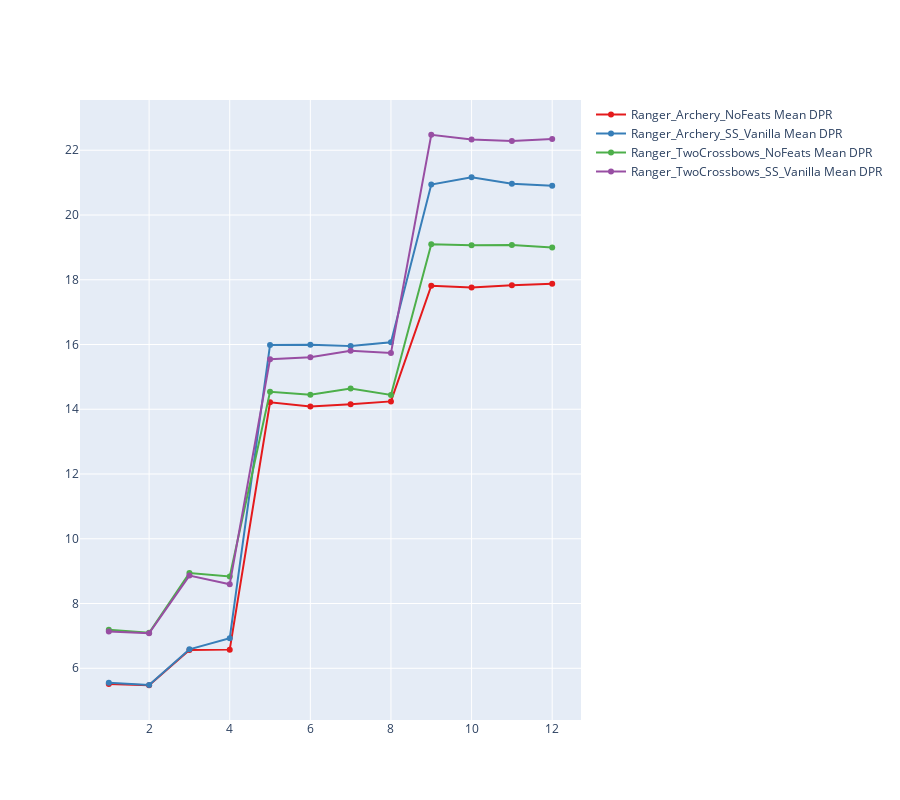

Notebook cell for this chart:
### Code cell
import plotly.graph_objects as go
import plotly.express as px


fig = go.Figure()


for name_value in df_overall['name'].unique():
    df_name = df_overall[df_overall['name'] == name_value]
    color = px.colors.qualitative.Set1[df_overall['name'].unique().tolist().index(name_value)]
    
    # fig.add_trace(go.Scatter(
    #     x=df_name['level'],
    #     y=df_name['percentile_90_DPR'],
    #     mode='lines',
    #     name=f'{name_value} DPR 90%',
    #     line=dict(color=color, dash='dash')
    # ))
    # fig.add_trace(go.Scatter(
    #     x=df_name['level'],
    #     y=df_name['percentile_10_DPR'],
    #     mode='lines',
    #     name=f'{name_value} DPR 10%',
    #     line=dict(color=color, dash='dot')
    # ))
    fig.add_trace(go.Scatter(
        x=df_name['level'],
        # y=df_name['median_DPR'],
        y=df_name['mean_DPR'],
        mode='lines+markers',
        name=f'{name_value} Mean DPR',
        line=dict(color=color)
    ))

fig.update_layout(height=800)

fig.show()

### Figure 1 — Plotly figure (JSON) as saved in the notebook; plotly's stock layout.template omitted (floating-point values rounded to 4 significant figures)
{"data": [{"line": {"color": "rgb(228,26,28)"}, "mode": "lines+markers", "name": "Ranger_Archery_NoFeats Mean DPR", "x": [1, 2, 3, 4, 5, 6, 7, 8, 9, 10, 11, 12], "y": [5.512, 5.476, 6.567, 6.576, 14.21, 14.09, 14.15, 14.24, 17.81, 17.76, 17.83, 17.88], "type": "scatter"}, {"line": {"color": "rgb(55,126,184)"}, "mode": "lines+markers", "name": "Ranger_Archery_SS_Vanilla Mean DPR", "x": [1, 2, 3, 4, 5, 6, 7, 8, 9, 10, 11, 12], "y": [5.554, 5.483, 6.585, 6.928, 15.99, 15.99, 15.96, 16.07, 20.94, 21.16, 20.96, 20.91], "type": "scatter"}, {"line": {"color": "rgb(77,175,74)"}, "mode": "lines+markers", "name": "Ranger_TwoCrossbows_NoFeats Mean DPR", "x": [1, 2, 3, 4, 5, 6, 7, 8, 9, 10, 11, 12], "y": [7.191, 7.095, 8.94, 8.834, 14.54, 14.45, 14.64, 14.44, 19.09, 19.07, 19.07, 19.0], "type": "scatter"}, {"line": {"color": "rgb(152,78,163)"}, "mode": "lines+markers", "name": "Ranger_TwoCrossbows_SS_Vanilla Mean DPR", "x": [1, 2, 3, 4, 5, 6, 7, 8, 9, 10, 11, 12], "y": [7.135, 7.079, 8.862, 8.596, 15.55, 15.61, 15.8, 15.74, 22.48, 22.33, 22.28, 22.34], "type": "scatter"}], "layout": {"height": 800}}
